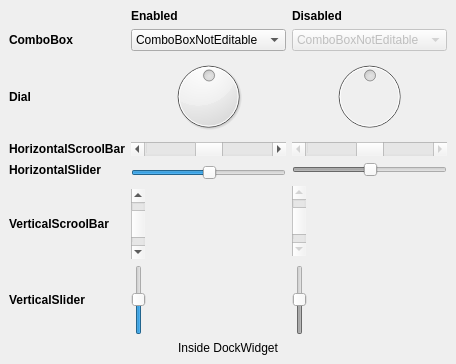
<?xml version="1.0" encoding="UTF-8"?>
<ui version="4.0">
 <class>DockWidget</class>
 <widget class="QDockWidget" name="DockWidget">
  <property name="geometry">
   <rect>
    <x>0</x>
    <y>0</y>
    <width>380</width>
    <height>364</height>
   </rect>
  </property>
  <property name="windowTitle">
   <string>Inputs - No Fields</string>
  </property>
  <widget class="QWidget" name="dockWidgetContents">
   <layout class="QGridLayout" name="gridLayout">
    <item row="2" column="1">
     <widget class="QDial" name="dial">
      <property name="minimumSize">
       <size>
        <width>0</width>
        <height>0</height>
       </size>
      </property>
      <property name="maximumSize">
       <size>
        <width>16777215</width>
        <height>16777215</height>
       </size>
      </property>
      <property name="toolTip">
       <string>This is a tool tip</string>
      </property>
      <property name="statusTip">
       <string>This is a status tip</string>
      </property>
      <property name="whatsThis">
       <string>This is &quot;what is this&quot;</string>
      </property>
      <property name="value">
       <number>50</number>
      </property>
     </widget>
    </item>
    <item row="7" column="0">
     <widget class="QLabel" name="label_25">
      <property name="minimumSize">
       <size>
        <width>0</width>
        <height>0</height>
       </size>
      </property>
      <property name="maximumSize">
       <size>
        <width>16777215</width>
        <height>16777215</height>
       </size>
      </property>
      <property name="font">
       <font>
        <weight>75</weight>
        <bold>true</bold>
       </font>
      </property>
      <property name="toolTip">
       <string>This is a tool tip</string>
      </property>
      <property name="statusTip">
       <string>This is a status tip</string>
      </property>
      <property name="whatsThis">
       <string>This is &quot;what is this&quot;</string>
      </property>
      <property name="text">
       <string>VerticalSlider</string>
      </property>
     </widget>
    </item>
    <item row="3" column="2">
     <widget class="QScrollBar" name="horizontalScrollBarDis">
      <property name="enabled">
       <bool>false</bool>
      </property>
      <property name="minimumSize">
       <size>
        <width>0</width>
        <height>0</height>
       </size>
      </property>
      <property name="maximumSize">
       <size>
        <width>16777215</width>
        <height>16777215</height>
       </size>
      </property>
      <property name="toolTip">
       <string>This is a tool tip</string>
      </property>
      <property name="statusTip">
       <string>This is a status tip</string>
      </property>
      <property name="whatsThis">
       <string>This is &quot;what is this&quot;</string>
      </property>
      <property name="value">
       <number>50</number>
      </property>
      <property name="orientation">
       <enum>Qt::Horizontal</enum>
      </property>
     </widget>
    </item>
    <item row="7" column="1">
     <widget class="QSlider" name="verticalSlider">
      <property name="minimumSize">
       <size>
        <width>0</width>
        <height>70</height>
       </size>
      </property>
      <property name="maximumSize">
       <size>
        <width>16777215</width>
        <height>70</height>
       </size>
      </property>
      <property name="toolTip">
       <string>This is a tool tip</string>
      </property>
      <property name="statusTip">
       <string>This is a status tip</string>
      </property>
      <property name="whatsThis">
       <string>This is &quot;what is this&quot;</string>
      </property>
      <property name="value">
       <number>50</number>
      </property>
      <property name="orientation">
       <enum>Qt::Vertical</enum>
      </property>
     </widget>
    </item>
    <item row="4" column="0">
     <widget class="QLabel" name="label_24">
      <property name="minimumSize">
       <size>
        <width>0</width>
        <height>0</height>
       </size>
      </property>
      <property name="maximumSize">
       <size>
        <width>16777215</width>
        <height>16777215</height>
       </size>
      </property>
      <property name="font">
       <font>
        <weight>75</weight>
        <bold>true</bold>
       </font>
      </property>
      <property name="toolTip">
       <string>This is a tool tip</string>
      </property>
      <property name="statusTip">
       <string>This is a status tip</string>
      </property>
      <property name="whatsThis">
       <string>This is &quot;what is this&quot;</string>
      </property>
      <property name="text">
       <string>HorizontalSlider</string>
      </property>
     </widget>
    </item>
    <item row="4" column="1" rowspan="2">
     <widget class="QSlider" name="horizontalSlider">
      <property name="minimumSize">
       <size>
        <width>0</width>
        <height>0</height>
       </size>
      </property>
      <property name="maximumSize">
       <size>
        <width>16777215</width>
        <height>16777215</height>
       </size>
      </property>
      <property name="toolTip">
       <string>This is a tool tip</string>
      </property>
      <property name="statusTip">
       <string>This is a status tip</string>
      </property>
      <property name="whatsThis">
       <string>This is &quot;what is this&quot;</string>
      </property>
      <property name="value">
       <number>50</number>
      </property>
      <property name="orientation">
       <enum>Qt::Horizontal</enum>
      </property>
     </widget>
    </item>
    <item row="4" column="2">
     <widget class="QSlider" name="horizontalSliderDis">
      <property name="enabled">
       <bool>false</bool>
      </property>
      <property name="minimumSize">
       <size>
        <width>0</width>
        <height>0</height>
       </size>
      </property>
      <property name="maximumSize">
       <size>
        <width>16777215</width>
        <height>16777215</height>
       </size>
      </property>
      <property name="toolTip">
       <string>This is a tool tip</string>
      </property>
      <property name="statusTip">
       <string>This is a status tip</string>
      </property>
      <property name="whatsThis">
       <string>This is &quot;what is this&quot;</string>
      </property>
      <property name="value">
       <number>50</number>
      </property>
      <property name="orientation">
       <enum>Qt::Horizontal</enum>
      </property>
     </widget>
    </item>
    <item row="6" column="0">
     <widget class="QLabel" name="label_23">
      <property name="minimumSize">
       <size>
        <width>0</width>
        <height>0</height>
       </size>
      </property>
      <property name="maximumSize">
       <size>
        <width>16777215</width>
        <height>16777215</height>
       </size>
      </property>
      <property name="font">
       <font>
        <weight>75</weight>
        <bold>true</bold>
       </font>
      </property>
      <property name="toolTip">
       <string>This is a tool tip</string>
      </property>
      <property name="statusTip">
       <string>This is a status tip</string>
      </property>
      <property name="whatsThis">
       <string>This is &quot;what is this&quot;</string>
      </property>
      <property name="text">
       <string>VerticalScroolBar</string>
      </property>
     </widget>
    </item>
    <item row="0" column="2">
     <widget class="QLabel" name="label_2">
      <property name="font">
       <font>
        <weight>75</weight>
        <bold>true</bold>
       </font>
      </property>
      <property name="text">
       <string>Disabled</string>
      </property>
     </widget>
    </item>
    <item row="5" column="2" rowspan="2">
     <widget class="QScrollBar" name="verticalScrollBarDis">
      <property name="enabled">
       <bool>false</bool>
      </property>
      <property name="minimumSize">
       <size>
        <width>0</width>
        <height>70</height>
       </size>
      </property>
      <property name="maximumSize">
       <size>
        <width>16777215</width>
        <height>70</height>
       </size>
      </property>
      <property name="toolTip">
       <string>This is a tool tip</string>
      </property>
      <property name="statusTip">
       <string>This is a status tip</string>
      </property>
      <property name="whatsThis">
       <string>This is &quot;what is this&quot;</string>
      </property>
      <property name="value">
       <number>50</number>
      </property>
      <property name="orientation">
       <enum>Qt::Vertical</enum>
      </property>
     </widget>
    </item>
    <item row="2" column="0">
     <widget class="QLabel" name="label_21">
      <property name="minimumSize">
       <size>
        <width>0</width>
        <height>0</height>
       </size>
      </property>
      <property name="maximumSize">
       <size>
        <width>16777215</width>
        <height>16777215</height>
       </size>
      </property>
      <property name="font">
       <font>
        <weight>75</weight>
        <bold>true</bold>
       </font>
      </property>
      <property name="toolTip">
       <string>This is a tool tip</string>
      </property>
      <property name="statusTip">
       <string>This is a status tip</string>
      </property>
      <property name="whatsThis">
       <string>This is &quot;what is this&quot;</string>
      </property>
      <property name="text">
       <string>Dial</string>
      </property>
     </widget>
    </item>
    <item row="8" column="0">
     <spacer name="verticalSpacerDis">
      <property name="toolTip">
       <string>This is a tool tip</string>
      </property>
      <property name="statusTip">
       <string>This is a status tip</string>
      </property>
      <property name="whatsThis">
       <string>This is &quot;what is this&quot;</string>
      </property>
      <property name="orientation">
       <enum>Qt::Vertical</enum>
      </property>
      <property name="sizeHint" stdset="0">
       <size>
        <width>20</width>
        <height>0</height>
       </size>
      </property>
     </spacer>
    </item>
    <item row="6" column="1">
     <widget class="QScrollBar" name="verticalScrollBar">
      <property name="minimumSize">
       <size>
        <width>0</width>
        <height>70</height>
       </size>
      </property>
      <property name="maximumSize">
       <size>
        <width>16777215</width>
        <height>70</height>
       </size>
      </property>
      <property name="toolTip">
       <string>This is a tool tip</string>
      </property>
      <property name="statusTip">
       <string>This is a status tip</string>
      </property>
      <property name="whatsThis">
       <string>This is &quot;what is this&quot;</string>
      </property>
      <property name="value">
       <number>50</number>
      </property>
      <property name="orientation">
       <enum>Qt::Vertical</enum>
      </property>
     </widget>
    </item>
    <item row="3" column="1">
     <widget class="QScrollBar" name="horizontalScrollBar">
      <property name="minimumSize">
       <size>
        <width>0</width>
        <height>0</height>
       </size>
      </property>
      <property name="maximumSize">
       <size>
        <width>16777215</width>
        <height>16777215</height>
       </size>
      </property>
      <property name="toolTip">
       <string>This is a tool tip</string>
      </property>
      <property name="statusTip">
       <string>This is a status tip</string>
      </property>
      <property name="whatsThis">
       <string>This is &quot;what is this&quot;</string>
      </property>
      <property name="value">
       <number>50</number>
      </property>
      <property name="orientation">
       <enum>Qt::Horizontal</enum>
      </property>
     </widget>
    </item>
    <item row="1" column="1">
     <widget class="QComboBox" name="comboBox">
      <property name="minimumSize">
       <size>
        <width>0</width>
        <height>0</height>
       </size>
      </property>
      <property name="maximumSize">
       <size>
        <width>16777215</width>
        <height>16777215</height>
       </size>
      </property>
      <property name="toolTip">
       <string>This is a tool tip</string>
      </property>
      <property name="statusTip">
       <string>This is a status tip</string>
      </property>
      <property name="whatsThis">
       <string>This is &quot;what is this&quot;</string>
      </property>
      <item>
       <property name="text">
        <string>ComboBoxNotEditable</string>
       </property>
      </item>
      <item>
       <property name="text">
        <string>Option 1 No Icon</string>
       </property>
      </item>
      <item>
       <property name="text">
        <string>Option 2 No Icon</string>
       </property>
      </item>
      <item>
       <property name="text">
        <string>Option 1 With Icon</string>
       </property>
       <property name="icon">
        <iconset resource="../../qdarkstyle/style.qrc">
         <normaloff>:/qss_icons/rc/window_undock.png</normaloff>:/qss_icons/rc/window_undock.png</iconset>
       </property>
      </item>
      <item>
       <property name="text">
        <string>Option 2 With Icon</string>
       </property>
       <property name="icon">
        <iconset resource="../../qdarkstyle/style.qrc">
         <normaloff>:/qss_icons/rc/window_undock_focus@2x.png</normaloff>:/qss_icons/rc/window_undock_focus@2x.png</iconset>
       </property>
      </item>
     </widget>
    </item>
    <item row="3" column="0">
     <widget class="QLabel" name="label_22">
      <property name="minimumSize">
       <size>
        <width>0</width>
        <height>0</height>
       </size>
      </property>
      <property name="maximumSize">
       <size>
        <width>16777215</width>
        <height>16777215</height>
       </size>
      </property>
      <property name="font">
       <font>
        <weight>75</weight>
        <bold>true</bold>
       </font>
      </property>
      <property name="toolTip">
       <string>This is a tool tip</string>
      </property>
      <property name="statusTip">
       <string>This is a status tip</string>
      </property>
      <property name="whatsThis">
       <string>This is &quot;what is this&quot;</string>
      </property>
      <property name="text">
       <string>HorizontalScroolBar</string>
      </property>
     </widget>
    </item>
    <item row="0" column="1">
     <widget class="QLabel" name="label">
      <property name="font">
       <font>
        <weight>75</weight>
        <bold>true</bold>
       </font>
      </property>
      <property name="text">
       <string>Enabled</string>
      </property>
     </widget>
    </item>
    <item row="9" column="0" colspan="3">
     <widget class="QLabel" name="label_50">
      <property name="toolTip">
       <string>This is a tool tip</string>
      </property>
      <property name="statusTip">
       <string>This is a status tip</string>
      </property>
      <property name="whatsThis">
       <string>This is &quot;what is this&quot;</string>
      </property>
      <property name="text">
       <string>Inside DockWidget</string>
      </property>
      <property name="alignment">
       <set>Qt::AlignCenter</set>
      </property>
     </widget>
    </item>
    <item row="1" column="0">
     <widget class="QLabel" name="label_11">
      <property name="minimumSize">
       <size>
        <width>0</width>
        <height>0</height>
       </size>
      </property>
      <property name="maximumSize">
       <size>
        <width>16777215</width>
        <height>16777215</height>
       </size>
      </property>
      <property name="font">
       <font>
        <weight>75</weight>
        <bold>true</bold>
       </font>
      </property>
      <property name="toolTip">
       <string>This is a tool tip</string>
      </property>
      <property name="statusTip">
       <string>This is a status tip</string>
      </property>
      <property name="whatsThis">
       <string>This is &quot;what is this&quot;</string>
      </property>
      <property name="text">
       <string>ComboBox</string>
      </property>
     </widget>
    </item>
    <item row="2" column="2">
     <widget class="QDial" name="dialDis">
      <property name="enabled">
       <bool>false</bool>
      </property>
      <property name="minimumSize">
       <size>
        <width>0</width>
        <height>0</height>
       </size>
      </property>
      <property name="maximumSize">
       <size>
        <width>16777215</width>
        <height>16777215</height>
       </size>
      </property>
      <property name="toolTip">
       <string>This is a tool tip</string>
      </property>
      <property name="statusTip">
       <string>This is a status tip</string>
      </property>
      <property name="whatsThis">
       <string>This is &quot;what is this&quot;</string>
      </property>
      <property name="value">
       <number>50</number>
      </property>
     </widget>
    </item>
    <item row="7" column="2">
     <widget class="QSlider" name="verticalSliderDis">
      <property name="enabled">
       <bool>false</bool>
      </property>
      <property name="minimumSize">
       <size>
        <width>0</width>
        <height>70</height>
       </size>
      </property>
      <property name="maximumSize">
       <size>
        <width>16777215</width>
        <height>70</height>
       </size>
      </property>
      <property name="toolTip">
       <string>This is a tool tip</string>
      </property>
      <property name="statusTip">
       <string>This is a status tip</string>
      </property>
      <property name="whatsThis">
       <string>This is &quot;what is this&quot;</string>
      </property>
      <property name="value">
       <number>50</number>
      </property>
      <property name="orientation">
       <enum>Qt::Vertical</enum>
      </property>
     </widget>
    </item>
    <item row="1" column="2">
     <widget class="QComboBox" name="comboBoxDis">
      <property name="enabled">
       <bool>false</bool>
      </property>
      <property name="minimumSize">
       <size>
        <width>0</width>
        <height>0</height>
       </size>
      </property>
      <property name="maximumSize">
       <size>
        <width>16777215</width>
        <height>16777215</height>
       </size>
      </property>
      <property name="toolTip">
       <string>This is a tool tip</string>
      </property>
      <property name="statusTip">
       <string>This is a status tip</string>
      </property>
      <property name="whatsThis">
       <string>This is &quot;what is this&quot;</string>
      </property>
      <item>
       <property name="text">
        <string>ComboBoxNotEditable</string>
       </property>
      </item>
      <item>
       <property name="text">
        <string>ComboBox B</string>
       </property>
      </item>
      <item>
       <property name="text">
        <string>ComboBox C</string>
       </property>
      </item>
     </widget>
    </item>
   </layout>
  </widget>
 </widget>
 <resources>
  <include location="../../qdarkstyle/style.qrc"/>
 </resources>
 <connections>
  <connection>
   <sender>dial</sender>
   <signal>sliderMoved(int)</signal>
   <receiver>dialDis</receiver>
   <slot>setValue(int)</slot>
   <hints>
    <hint type="sourcelabel">
     <x>222</x>
     <y>122</y>
    </hint>
    <hint type="destinationlabel">
     <x>299</x>
     <y>121</y>
    </hint>
   </hints>
  </connection>
  <connection>
   <sender>horizontalScrollBar</sender>
   <signal>sliderMoved(int)</signal>
   <receiver>horizontalScrollBarDis</receiver>
   <slot>setValue(int)</slot>
   <hints>
    <hint type="sourcelabel">
     <x>196</x>
     <y>158</y>
    </hint>
    <hint type="destinationlabel">
     <x>314</x>
     <y>163</y>
    </hint>
   </hints>
  </connection>
  <connection>
   <sender>horizontalSlider</sender>
   <signal>sliderMoved(int)</signal>
   <receiver>horizontalSliderDis</receiver>
   <slot>setValue(int)</slot>
   <hints>
    <hint type="sourcelabel">
     <x>192</x>
     <y>192</y>
    </hint>
    <hint type="destinationlabel">
     <x>305</x>
     <y>190</y>
    </hint>
   </hints>
  </connection>
  <connection>
   <sender>verticalScrollBar</sender>
   <signal>sliderMoved(int)</signal>
   <receiver>verticalScrollBarDis</receiver>
   <slot>setValue(int)</slot>
   <hints>
    <hint type="sourcelabel">
     <x>163</x>
     <y>236</y>
    </hint>
    <hint type="destinationlabel">
     <x>284</x>
     <y>245</y>
    </hint>
   </hints>
  </connection>
  <connection>
   <sender>verticalSlider</sender>
   <signal>sliderMoved(int)</signal>
   <receiver>verticalSliderDis</receiver>
   <slot>setValue(int)</slot>
   <hints>
    <hint type="sourcelabel">
     <x>172</x>
     <y>328</y>
    </hint>
    <hint type="destinationlabel">
     <x>289</x>
     <y>329</y>
    </hint>
   </hints>
  </connection>
  <connection>
   <sender>comboBox</sender>
   <signal>currentIndexChanged(int)</signal>
   <receiver>comboBoxDis</receiver>
   <slot>setCurrentIndex(int)</slot>
   <hints>
    <hint type="sourcelabel">
     <x>230</x>
     <y>76</y>
    </hint>
    <hint type="destinationlabel">
     <x>322</x>
     <y>77</y>
    </hint>
   </hints>
  </connection>
 </connections>
</ui>
